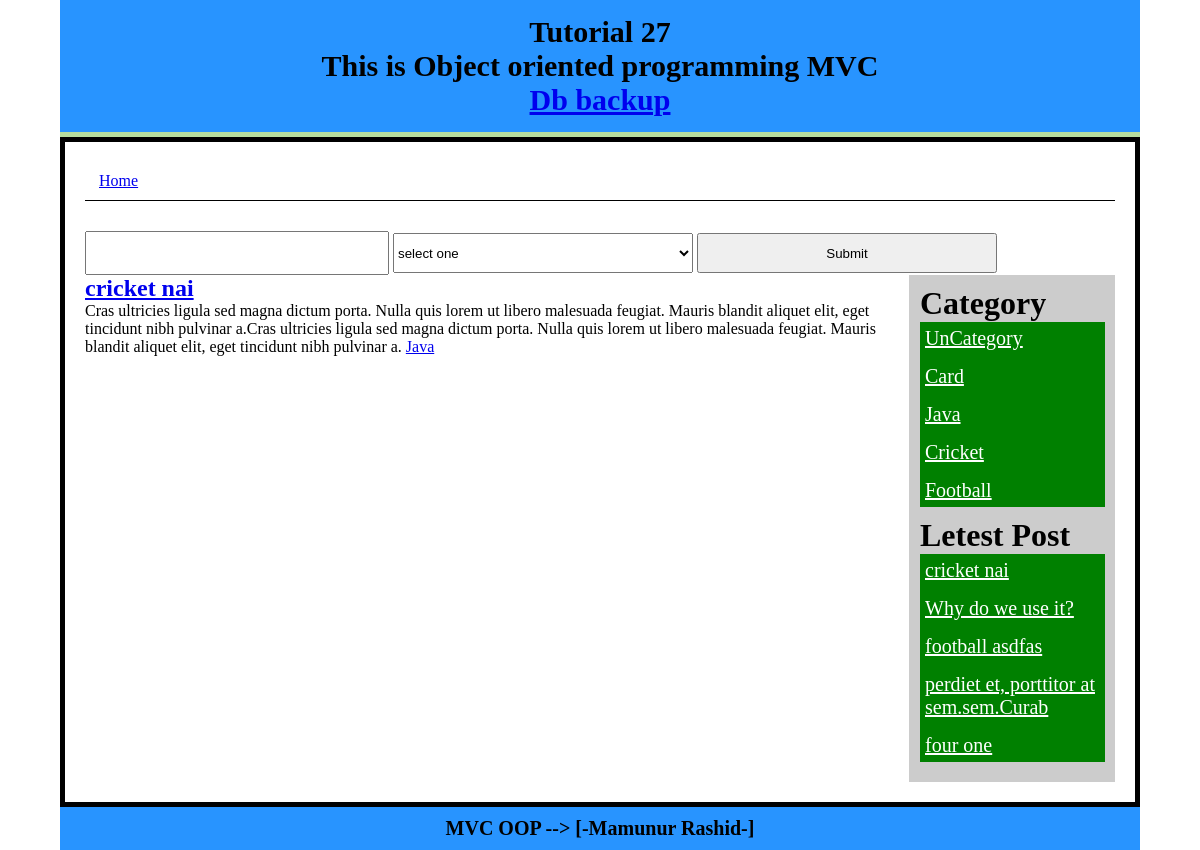
Page /Index/postDetails/16 on the committed database.
### tables this page shows
CREATE TABLE `post` (
  `id` int(11) NOT NULL AUTO_INCREMENT,
  `title` varchar(300) NOT NULL,
  `content` text NOT NULL,
  `cat` int(11) NOT NULL,
  PRIMARY KEY (`id`)
);

CREATE TABLE `category` (
  `id` int(11) NOT NULL AUTO_INCREMENT,
  `catname` varchar(50) NOT NULL,
  `title` varchar(50) NOT NULL,
  PRIMARY KEY (`id`)
);

### system/libs/Load.php (called while the page is built, shortened)
<?php
class Load
{
	public function view($filename,$data = false){
		include 'app/view/'.$filename.'.php' ;
	}
	public function model($modelname){
		return new $modelname();
	}
}
?>

### app/controlers/Index.php (called while the page is built, shortened)
<?php
class Index extends Dcontrolar
{
	public function postDetails($id){
		$tablepost= 'post';
		$tableCat = 'category';
		$postModel = $this->load->model("PostModel");
		$data['postDataByID']=$postModel->getPostByID($tablepost,$tableCat,$id);
		$catModel = $this->load->model("CatModel");
		$data['catlist']=$catModel->catlist($tableCat);
		$limit = 5;
		$data['letestPost']=$postModel->getLetestPost($tablepost,$limit);
		$this->load->view("header");
		$this->load->view("search",$data);
		$this->load->view("single-post",$data);
		$this->load->view("sidebar",$data);
		$this->load->view("footer");
	}
}
?>

### index.php (called while the page is built, shortened)
<?php
$main = new Main();
?>

### system/libs/Database.php (called while the page is built, shortened)
<?php
class Database extends PDO
{
	public function select($sql,$data=array(),$fetchstyle = PDO::FETCH_ASSOC){
		$stmt 	= $this->prepare($sql);
		$stmt->execute();
		return $stmt->fetchALL($fetchstyle);
	}
}?>

### app/models/PostModel.php (called while the page is built, shortened)
<?php
class PostModel extends Dmodel
{
	public function getPostByID($tablepost,$tableCat,$id){
		$sql ="SELECT $tablepost.*,$tableCat.catname FROM
			$tablepost INNER JOIN $tableCat
			ON  $tablepost.cat = $tableCat.id
		 	WHERE $tablepost.id = $id ";
			return $this->db->select($sql);
	}
	public function getLetestPost($table,$limit=4){
		$sql ="SELECT * FROM $table ORDER BY id DESC LIMIT $limit";
		return $this->db->select($sql);
	}
}

### system/libs/Dcontrolar.php (called while the page is built, shortened)
<?php
class Dcontrolar
{
	function __construct()
	{
		$this->load = new Load();
	}
}
?>

### system/libs/Dmodel.php (called while the page is built, shortened)
<?php
class Dmodel
{
	public function __construct()
	{
		$dsn = 'mysql:dbname=mvc;host=localhost';
		$user ="root";
		$pass ='';
		$this->db = new Database($dsn,$user,$pass);
	}
}
?>

### app/models/CatModel.php (called while the page is built, shortened)
<?php
class CatModel extends Dmodel
{
	public function catlist($table){
		$sql ="SELECT * FROM $table ORDER BY id DESC ";
		return $this->db->select($sql);
	}
}
?>

### app/view/search.php (the view, shortened to what this page needs)
<div class="search-form fix">
<form method="get" action="<?php echo BASE_URL ;?>/Index/search">
	<input type="text" name="kyeword">
	 <select name="catid">
		<option value="">select one</option>
	 </select>
	 <input type="submit" name="" />
</form>
</div>

### app/view/single-post.php
<div class="left-content fix">
	<?php foreach ($postDataByID as $key => $value) { ?>
		<article class="post">
			<h1 class="title"><a href="<?php echo BASE_URL ;?>/Index/postDetails/<?php echo $value['id']?>"><?php echo $value['title']?> </a></h1>
			<?php echo $content = $value['content'];?>
			<a href="<?php echo BASE_URL ;?>/Index/postByCat/<?php echo $value['cat']?>"><?php echo $value['catname']?> </a>
		</article>
	<?php  } ?>
</div>

### app/view/sidebar.php
<div class="sidebar fix ">
	<h1>Category</h1>
	<ul>
		<?php if (isset($catlist)) {
		foreach ($catlist as $key => $value) { ?>
		<li><a href="<?php echo BASE_URL ;?>/Index/postByCat/<?php echo $value['id']?>"><?php echo $value['catname']?> </a></li>
		<?php } } ?>
	</ul>
	<h1>Letest Post</h1>
	<ul>
		<?php if (isset($letestPost)) {
		foreach ($letestPost as $key => $value) { ?>
			<li><a href="<?php echo BASE_URL ;?>/Index/postDetails/<?php echo $value['id']?>"><?php echo $value['title']?> </a></li>
		<?php } } ?>
	</ul>
</div>

### app/view/header.php (style rules this page uses)
* { margin: 0; padding: 0; }
.fix { overflow: hidden; }
.left-content { width: 80%; float: left; }
.sidebar { float: right; width: 20%; background: #ccc; box-sizing: border-box; border-left: 1px solid #ccc ; }
.post { width: 100%;margin-bottom: 20px; }
.sidebar { background: #ccc; padding: 10px; }
.sidebar ul li { margin-bottom: 5px; }
.sidebar ul li a { color: #fff ; font-size: 20px; padding: 5px; display: block; }
.sidebar ul { margin-bottom: 10px; background: green ; }
.search-form input, .search-form select { height: 40px; max-width: 300px; width: 100%; line-height: 30px; }

### rows in the picture
post: title "cricket nai", content "Cras ultricies ligula sed magna dictum porta. Nulla quis lorem ut libero malesuada feugiat. Mauris blandit aliquet elit, eget tincidunt nibh pulvinar a.Cras ultricies ligula sed magna dictum porta. Nulla quis lorem ut libero malesuada feugiat. Mauris blandit aliquet elit, eget tincidunt nibh pulvinar a.", category.catname "Java"
category: catname "UnCategory"
category: catname "Card"
category: catname "Java"
category: catname "Cricket"
category: catname "Football"
post: title "Why do we use it?"
post: title "football asdfas"
post: title "perdiet et, porttitor at sem.sem.Curab"
post: title "four one"
